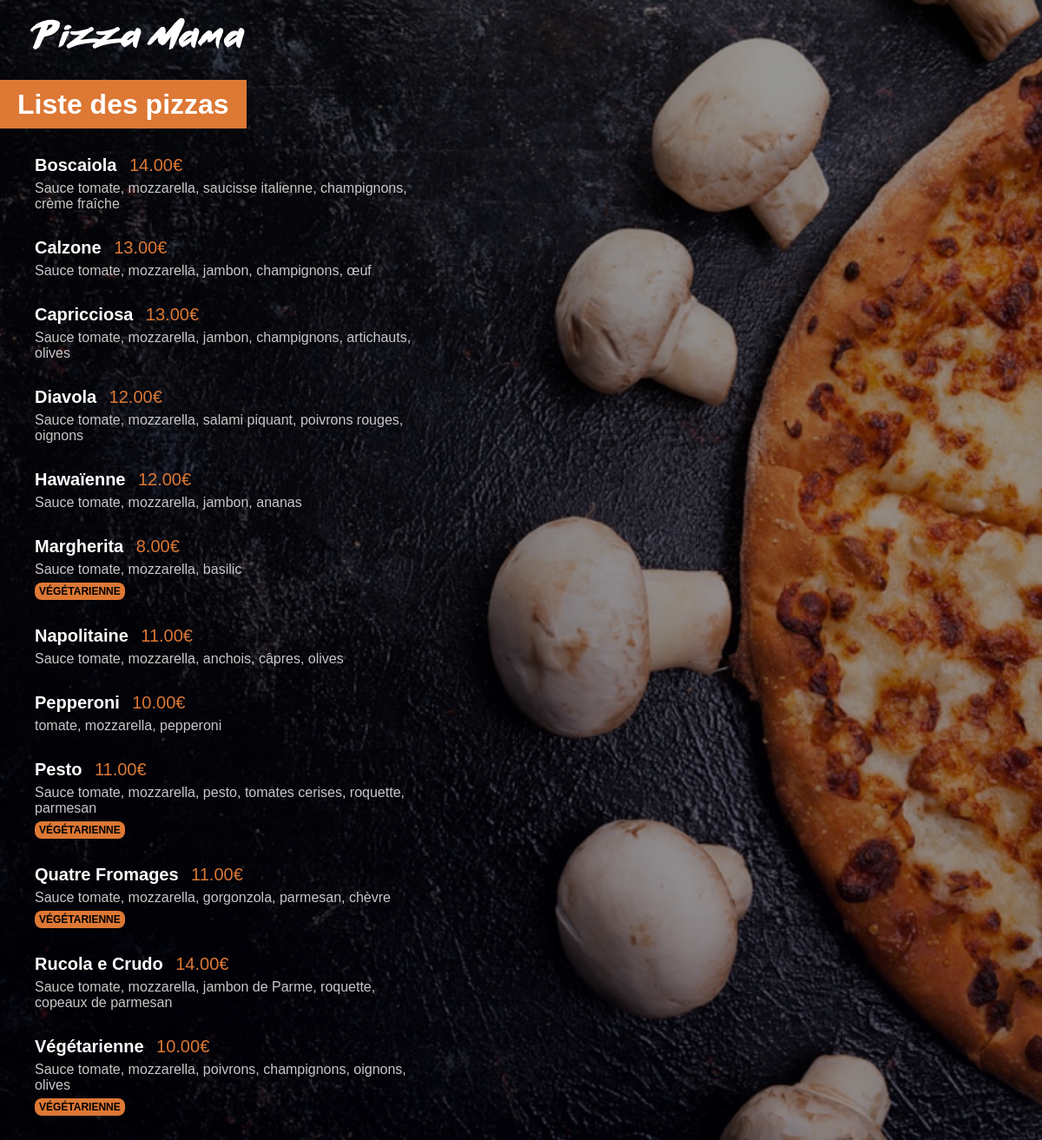
The app's page /menu/ with its own data.
### menu/models.py (models this page shows, shortened)
class Pizza(models.Model):
    name = models.CharField(max_length=200)
    ingredients = models.CharField(max_length=400)
    price = models.FloatField(default=0)
    vegan = models.BooleanField(default=False)

### menu/views.py (the view)
# urls.py: path('', views.index, name="index"),
def index(request):
    pizzas = Pizza.objects.all().order_by("name")
    return render(request, 'menu/index.html', {
                                                                                "pizzas": pizzas
    })

### menu/templates/menu/index.html (shortened to what this page needs)
{% load static %}
<html lang="en">
    <head>
        <link rel="stylesheet" href="{% static 'menu/style.css' %}">
    </head>
    <body>
        <a href="{% url 'main:firstpage' %}">
            <img id="small-logo" src="{% static 'menu/images/small_logo.png' %}" alt="small_logo">
        </a>
        <div class="menu-title">
            <h1>Liste des pizzas</h1>
        </div>
        <div class="menu-list">
            {% for pizza in pizzas %}
                <div class="menu-list-items">
                    <span class="menu-list-title">{{ pizza.name }}</span>
                    <span class="menu-list-number">{{ pizza.price | floatformat:2}}€</span>
                    <span class="menu-list-text">{{ pizza.ingredients }}</span>
                    {% if pizza.vegan %}
                        <span class="menu-list-bool">VÉGÉTARIENNE</span>
                    {% endif %}
                </div>
            {% endfor %}
        </div>
    </body>
</html>

### menu/static/menu/style.css (style rules this page uses)
#small-logo { margin-top: 20px; margin-left: 35px; }
body { margin: 0; color: white; background: linear-gradient(0deg, rgba(0, 0, 10, 0.4), rgba(0, 0, 0, 0.4)), url('../menu/images/menu_background.jpg') no-repeat center center fixed; -webkit-background-size: cover; -moz-background-size: cover; -o-background-size: cover; background-size: cover; font-family: Arial; }
h1 { background-color: #DD7835; display: inline; padding: 10px 20px; }
.menu-title { margin-top: 45px; margin-bottom: 40px; }
.menu-list { margin-left: 40px; }
.menu-list-items { margin: 30px 0px; }
.menu-list-title { font-weight: bold; font-size: 20px; }
.menu-list-number { color: #DD7835; font-size: 20px; margin-left: 10px; }
.menu-list-text { display: block; color: #C8C8C8; margin-top: 6px; width: 450px; }
.menu-list-bool { display: inline-block; margin-top: 6px; background-color: #DD7835; padding: 3px 5PX; color: black; font-weight: bold; font-size: 12px; border-radius: 8px; }

### records on screen
Pizza: name "Boscaiola", price "14.00", ingredients "Sauce tomate, mozzarella, saucisse italienne, champignons, crème fraîche"
Pizza: name "Calzone", price "13.00", ingredients "Sauce tomate, mozzarella, jambon, champignons, œuf"
Pizza: name "Capricciosa", price "13.00", ingredients "Sauce tomate, mozzarella, jambon, champignons, artichauts, olives"
Pizza: name "Diavola", price "12.00", ingredients "Sauce tomate, mozzarella, salami piquant, poivrons rouges, oignons"
Pizza: name "Hawaïenne", price "12.00", ingredients "Sauce tomate, mozzarella, jambon, ananas"
Pizza: name "Margherita", price "8.00", ingredients "Sauce tomate, mozzarella, basilic", vegan "VÉGÉTARIENNE"
Pizza: name "Napolitaine", price "11.00", ingredients "Sauce tomate, mozzarella, anchois, câpres, olives"
Pizza: name "Pepperoni", price "10.00", ingredients "tomate, mozzarella, pepperoni"
Pizza: name "Pesto", price "11.00", ingredients "Sauce tomate, mozzarella, pesto, tomates cerises, roquette, parmesan", vegan "VÉGÉTARIENNE"
Pizza: name "Quatre Fromages", price "11.00", ingredients "Sauce tomate, mozzarella, gorgonzola, parmesan, chèvre", vegan "VÉGÉTARIENNE"
Pizza: name "Rucola e Crudo", price "14.00", ingredients "Sauce tomate, mozzarella, jambon de Parme, roquette, copeaux de parmesan"
Pizza: name "Végétarienne", price "10.00", ingredients "Sauce tomate, mozzarella, poivrons, champignons, oignons, olives", vegan "VÉGÉTARIENNE"
